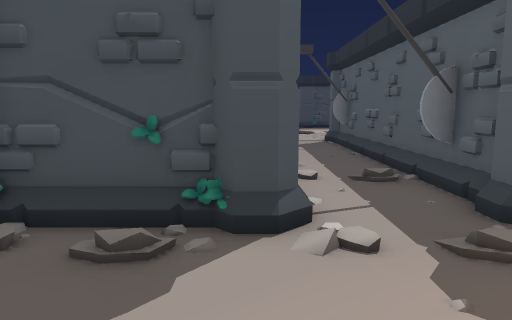
view 1 (above)

17 first-person views from a walk through a Godot game level. The camera is 1.5 m above the floor, tilts 8° down and sees 70° across. The floor is counted in squares, 1 m on a side. Each view is taken from the middle of a square. On the plan, view 1 faces up. The plan holds only what a view shows up to about 16 squares ahead; the rest is blank. The place goes on beyond the plan. Characters and animated objects are not drawn. Some surface patterns are stand-ins.

view 2
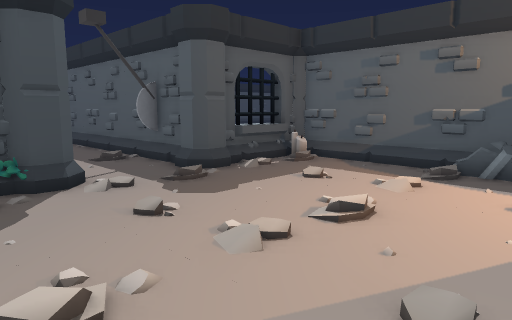

view 3
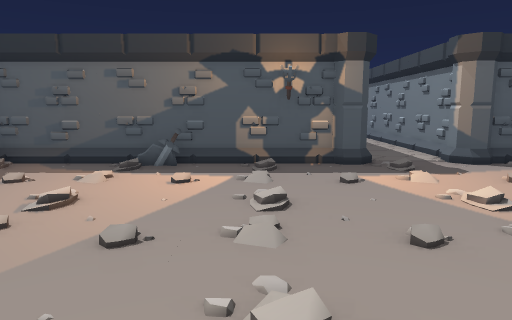

view 4
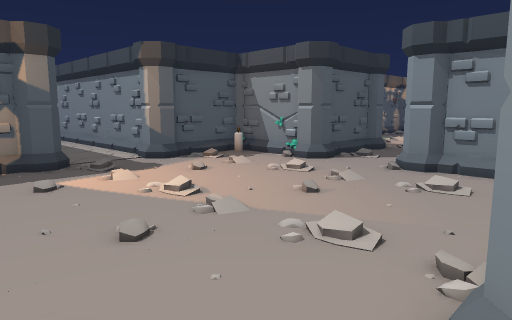

view 5
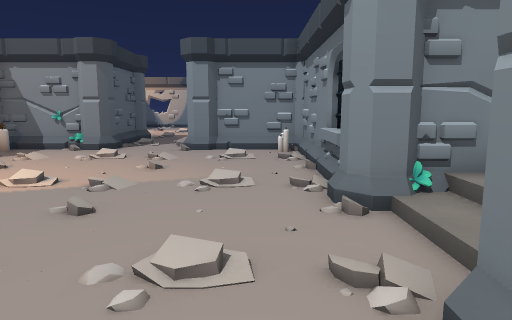

view 6
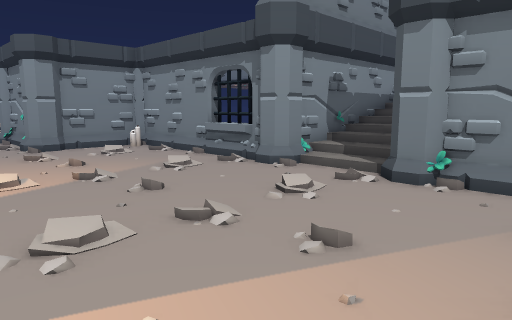

view 7
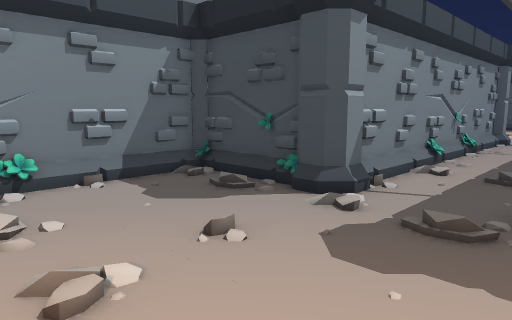

view 8
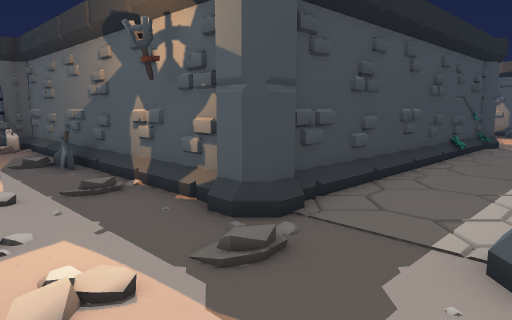

view 9
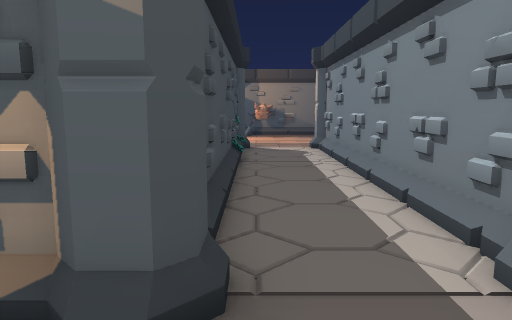

view 10
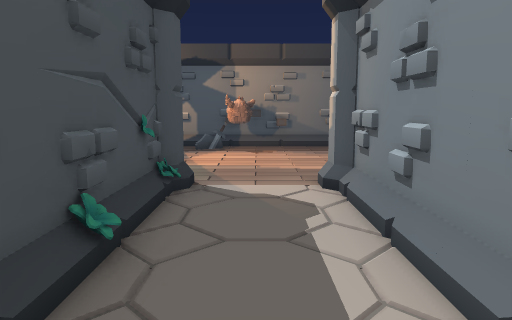

view 11
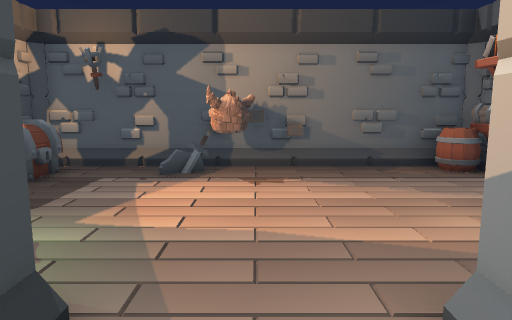

view 12
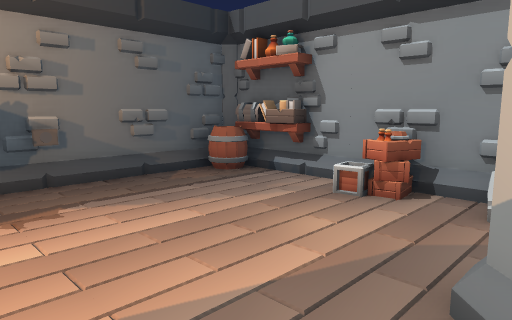

view 13
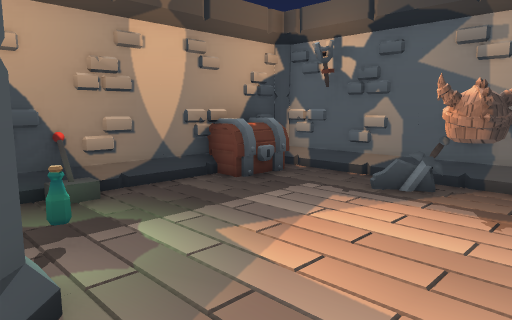

view 14
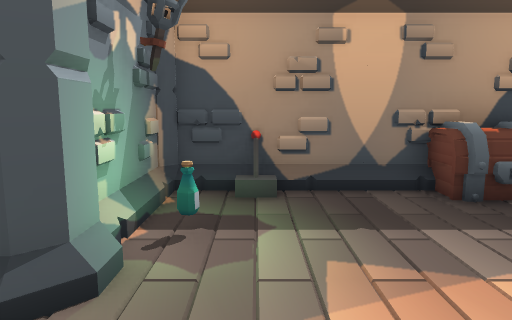

view 15
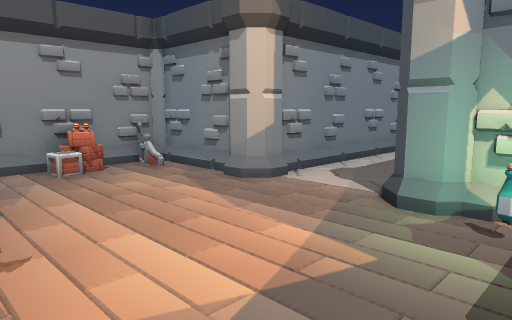

view 16
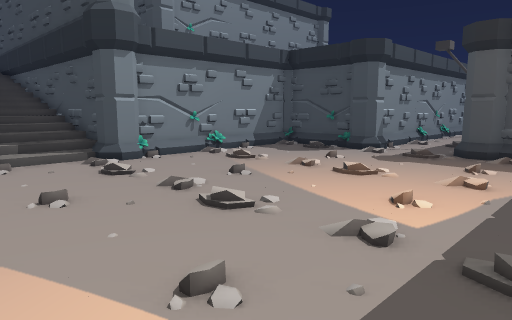

view 17
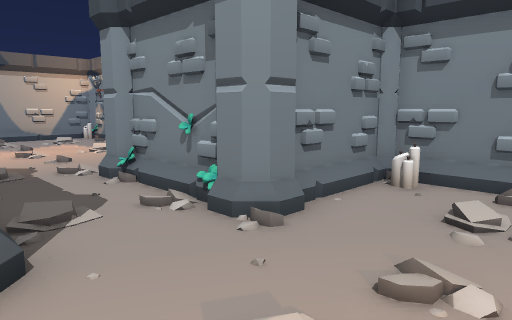

### Floor plan
Key: @ floor where view 1 was taken; # wall or solid block; . floor; / step, stairs or slope; = window, fence, low wall or low ledge; T trap; P pillar; C candle; H chest; B barrel; R crate; L lever; I potion.
Columns run from 7 left of view 1 to 28 right of it. Each row starts with its distance up from view 1.
 12        #...#
 11        #...#
 10        #...#
  9        #...#
  8        #///#
  7        #..TT
  6       ##/..##
  5    ####P/..P####
  4    #/////////.C#
  3    #...........#
  2    #...........#
  1    #...........#
  0    #///@///.///#
 -1    #..........=#
 -2   ##/.........##
 -3 ###P/..........#           #########
 -4 ///////.///.///#           #.L..HHH#
 -5 ////...........#           #.......#
 -6 ////#..........##         ##I......#
 -7 ###P/..........P###########P.......#
 -8   ##///.///.////.................HH#
 -9    #.............................H.#
-10    #...............................#
-11    #...........P###########P.......#
-12    #///.///.///##         ##.......#
-13    #...........#           #.......#
-14    #C...#.....C#           #=.R...B#
-15    ####P/..P####           #########
-16       ##///##
-17        #...#
-18        #/..#
-19        P/..P
-20         ///
-21        ...
-22        ...
-23       ....
-24       /.//
-25       ....
-26      ....
-27      ....
-28      //./

Positions as (right, up) in squares from view 1, and headings:
1: (0, 0), facing up
2: (-2, -3), facing up-right
3: (-4, -4), facing right
4: (-4, -4), facing down-right
5: (-2, -1), facing down
6: (4, 0), facing down-left
7: (4, -1), facing up-left
8: (4, -11), facing up-right
9: (5, -8), facing right
10: (13, -9), facing right
11: (18, -9), facing right
12: (20, -8), facing down-right
13: (20, -10), facing up-right
14: (22, -10), facing up
15: (26, -5), facing down-left
16: (7, -8), facing up-left
17: (4, -11), facing down-left
